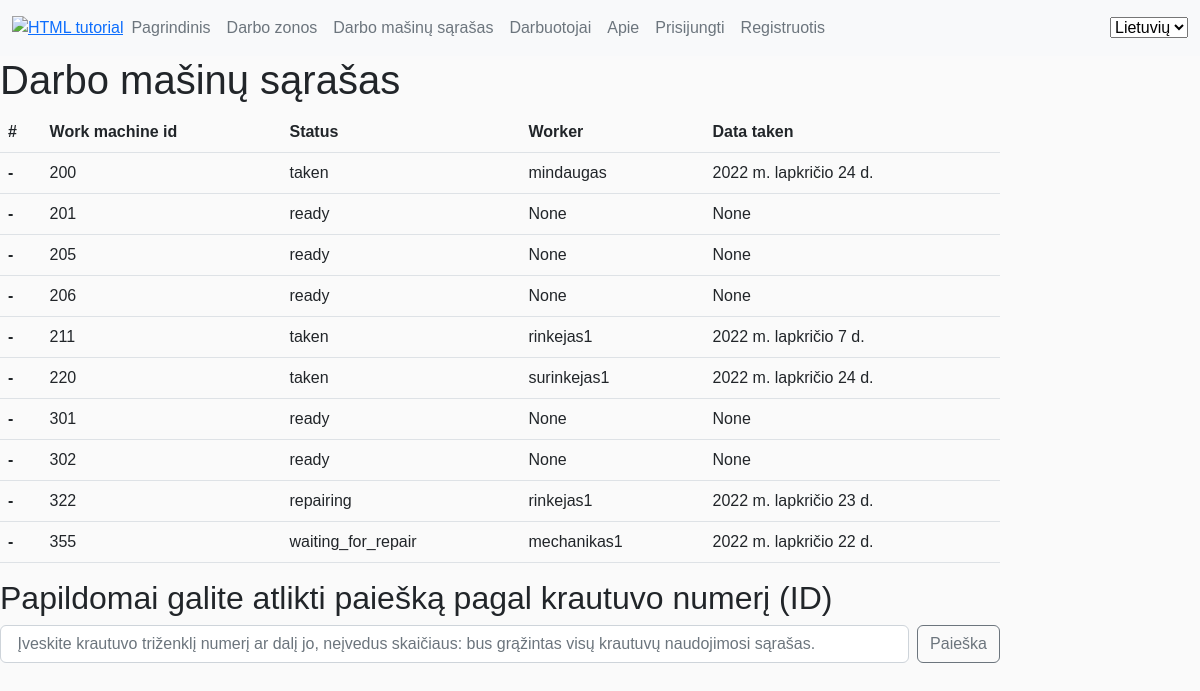
Screenshot of /lm/working_machines_list/ with the database file from the repository.
### lm/models.py (models this page shows, shortened)
class Krautuvas(models.Model):
    krautuvo_id = models.IntegerField(_('Vechiles ID "3 digits"'), help_text='krautuvo numeris', unique=True)
    data_taken = models.DateField(_('Date when vechiles was taken'), help_text='kada krautuvas paiimtas', null=True, blank=True)
    darbuotojas = models.ForeignKey(User,null=True, on_delete=models.SET_NULL,blank=True)
    notes_choices = (
        ('aukstas', 'aukstas'),
        ('vidutinis', 'vidutinis'),
        ('zemas', 'zemas'),
        ('be pastebejimu', 'be pastebejimu'))
    note_type = models.CharField(_('Importance of the notes'), help_text='Rasto gedimo/pastabos svarba', max_length=40, choices=notes_choices, default='be pastebejimu',
                                 null=True, blank=True)
    notes = models.TextField(max_length=1000, help_text='labai svarbu pamineti ir smulkiausius gedimus, dekojame.', null=True, blank=True)
    LOAN_STATUS = (
        (_('ready'), _('ready')),
        ('taken', 'taken'),
        ('waiting_for_repair', 'waiting_for_repair'),
        ('repairing', 'repairing')
    )
    status = models.CharField(_('Status'), max_length=30, choices=LOAN_STATUS, default='taken', help_text='Status', null=True, blank=True)
    class Meta:
        ordering = ['krautuvo_id']
        verbose_name = _("Vehicle")
        verbose_name_plural = _("Vehicles")

### lm/views.py (the view)
# urls.py: path('working_machines_list/', views.working_machines_list, name='working_machines_list'),
def working_machines_list(request):
    working_machines_list=Krautuvas.objects.all()
    context = {
        'working_machines_list': working_machines_list
    }
    return render(request, 'lm/working_machines_list.html', context=context)

### lm/templates/lm/working_machines_list.html (shortened to what this page needs)
{% extends 'base.html' %}
{% load i18n %}
{% load static %}
{% block content %}
<h1>{% trans "Working machine list" %} </h1>
<table class="table ">
  <thead>
    <tr>
      <th scope="col">#</th>
      <th scope="col">Work machine id</th>
      <th scope="col">Status</th>
      <th scope="col">Worker</th>
      <th scope="col">Data taken</th>
    </tr>
  </thead>
  {% for krautuvas in working_machines_list %}
  <tbody>
    <tr>
      <th scope="row">-</th>
      <td>{{krautuvas.krautuvo_id}}</td>
      <td>{{krautuvas.status}}</td>
      <td>{{krautuvas.darbuotojas}}</td>
      <td>{{krautuvas.data_taken}}</td>
    </tr>
  </tbody>
   {% endfor %}
</table>
<div>
  <h2> Papildomai galite atlikti paiešką pagal krautuvo numerį (ID)</h2>
 <form class="d-flex" role="search" action="{% url 'search' %}" method="get">
    <input class="form-control me-2" name="query" type="search" placeholder=" Įveskite krautuvo triženklį numerį ar dalį jo, neįvedus skaičiaus: bus grąžintas visų krautuvų naudojimosi sąrašas." aria-label="Search">
    <button class="btn btn-outline-secondary" type="submit">{% trans "Search" %}</button>
</form>
</div>
{% endblock %}

### static/app.css (style rules this page uses)
body { background-color:#fafafa }
body { font-family:Arial,"MS Trebuchet",sans-serif }

### rows the page displays
Krautuvas: krautuvo_id "200", status "taken", darbuotojas "mindaugas", data_taken "2022 m. lapkričio 24 d."
Krautuvas: krautuvo_id "201", status "ready", darbuotojas "None", data_taken "None"
Krautuvas: krautuvo_id "205", status "ready", darbuotojas "None", data_taken "None"
Krautuvas: krautuvo_id "206", status "ready", darbuotojas "None", data_taken "None"
Krautuvas: krautuvo_id "211", status "taken", darbuotojas "rinkejas1", data_taken "2022 m. lapkričio 7 d."
Krautuvas: krautuvo_id "220", status "taken", darbuotojas "surinkejas1", data_taken "2022 m. lapkričio 24 d."
Krautuvas: krautuvo_id "301", status "ready", darbuotojas "None", data_taken "None"
Krautuvas: krautuvo_id "302", status "ready", darbuotojas "None", data_taken "None"
Krautuvas: krautuvo_id "322", status "repairing", darbuotojas "rinkejas1", data_taken "2022 m. lapkričio 23 d."
Krautuvas: krautuvo_id "355", status "waiting_for_repair", darbuotojas "mechanikas1", data_taken "2022 m. lapkričio 22 d."
